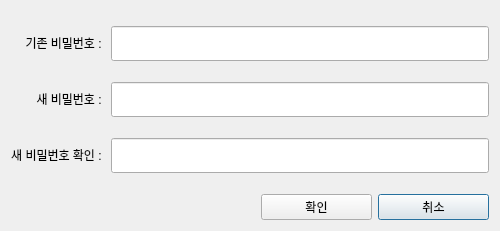
<?xml version="1.0" encoding="UTF-8"?>
<ui version="4.0">
 <class>Dialog</class>
 <widget class="QDialog" name="Dialog">
  <property name="geometry">
   <rect>
    <x>0</x>
    <y>0</y>
    <width>500</width>
    <height>231</height>
   </rect>
  </property>
  <property name="sizePolicy">
   <sizepolicy hsizetype="Minimum" vsizetype="Minimum">
    <horstretch>0</horstretch>
    <verstretch>0</verstretch>
   </sizepolicy>
  </property>
  <property name="minimumSize">
   <size>
    <width>500</width>
    <height>231</height>
   </size>
  </property>
  <property name="maximumSize">
   <size>
    <width>500</width>
    <height>231</height>
   </size>
  </property>
  <property name="windowTitle">
   <string>Dialog</string>
  </property>
  <layout class="QGridLayout" name="gridLayout" rowstretch="10,3">
   <item row="1" column="0">
    <layout class="QGridLayout" name="gridLayout_7">
     <property name="leftMargin">
      <number>250</number>
     </property>
     <item row="0" column="1">
      <widget class="QPushButton" name="reject">
       <property name="text">
        <string>취소</string>
       </property>
      </widget>
     </item>
     <item row="0" column="0">
      <widget class="QPushButton" name="accept">
       <property name="text">
        <string>확인</string>
       </property>
      </widget>
     </item>
    </layout>
   </item>
   <item row="0" column="0">
    <layout class="QGridLayout" name="gridLayout_2" columnstretch="2">
     <item row="1" column="0" rowspan="4">
      <layout class="QGridLayout" name="gridLayout_6">
       <item row="2" column="0">
        <widget class="QLabel" name="label_3">
         <property name="text">
          <string>&lt;html&gt;&lt;head/&gt;&lt;body&gt;&lt;p align=&quot;right&quot;&gt;새 비밀번호 확인 : &lt;/p&gt;&lt;/body&gt;&lt;/html&gt;</string>
         </property>
        </widget>
       </item>
       <item row="0" column="0">
        <widget class="QLabel" name="label">
         <property name="text">
          <string>&lt;html&gt;&lt;head/&gt;&lt;body&gt;&lt;p align=&quot;right&quot;&gt;기존 비밀번호 : &lt;/p&gt;&lt;/body&gt;&lt;/html&gt;</string>
         </property>
        </widget>
       </item>
       <item row="1" column="0">
        <widget class="QLabel" name="label_2">
         <property name="text">
          <string>&lt;html&gt;&lt;head/&gt;&lt;body&gt;&lt;p align=&quot;right&quot;&gt;새 비밀번호 : &lt;/p&gt;&lt;/body&gt;&lt;/html&gt;</string>
         </property>
        </widget>
       </item>
       <item row="1" column="1">
        <layout class="QGridLayout" name="gridLayout_3">
         <item row="1" column="0">
          <widget class="QLineEdit" name="New_password">
           <property name="maximumSize">
            <size>
             <width>16777215</width>
             <height>35</height>
            </size>
           </property>
           <property name="echoMode">
            <enum>QLineEdit::Password</enum>
           </property>
          </widget>
         </item>
        </layout>
       </item>
       <item row="2" column="1">
        <layout class="QGridLayout" name="gridLayout_4">
         <item row="0" column="0">
          <widget class="QLineEdit" name="Confirm_password">
           <property name="maximumSize">
            <size>
             <width>16777215</width>
             <height>35</height>
            </size>
           </property>
           <property name="echoMode">
            <enum>QLineEdit::Password</enum>
           </property>
          </widget>
         </item>
        </layout>
       </item>
       <item row="0" column="1">
        <layout class="QGridLayout" name="gridLayout_5">
         <item row="1" column="0">
          <widget class="QLineEdit" name="Old_password">
           <property name="sizePolicy">
            <sizepolicy hsizetype="Expanding" vsizetype="Maximum">
             <horstretch>0</horstretch>
             <verstretch>0</verstretch>
            </sizepolicy>
           </property>
           <property name="maximumSize">
            <size>
             <width>16777215</width>
             <height>35</height>
            </size>
           </property>
           <property name="echoMode">
            <enum>QLineEdit::Password</enum>
           </property>
          </widget>
         </item>
        </layout>
       </item>
      </layout>
     </item>
    </layout>
   </item>
  </layout>
 </widget>
 <resources/>
 <connections/>
</ui>
